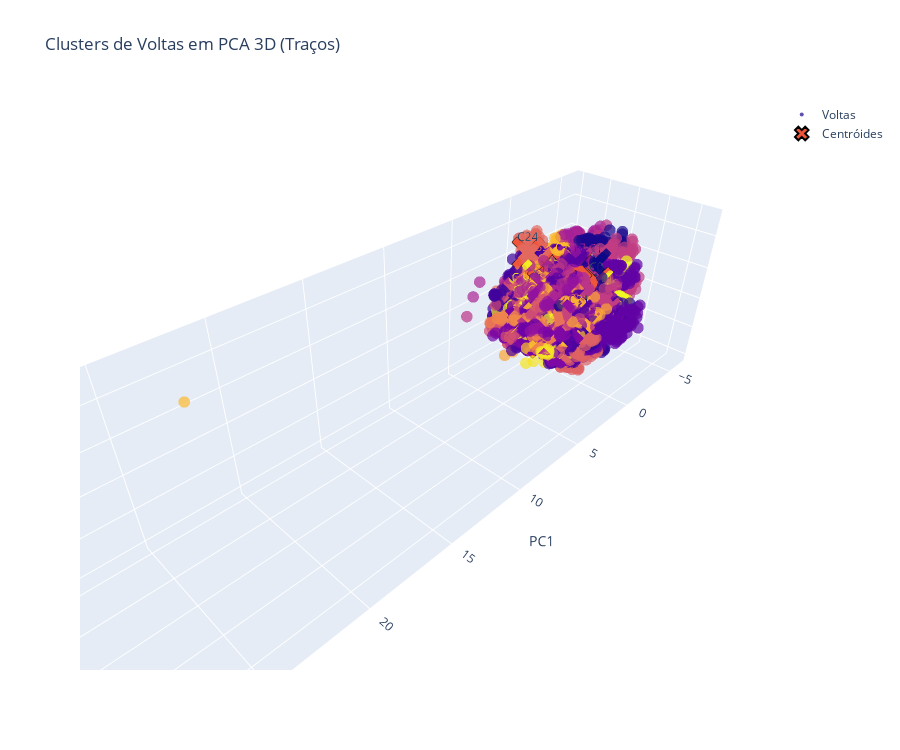

Write notebook code for a chart like this one.
### Markdown cell above
## PCA

### Code cell
from sklearn.preprocessing import StandardScaler
from sklearn.decomposition import PCA
from sklearn.cluster import KMeans
from sklearn.impute import SimpleImputer
from sklearn import metrics 
import time

try:
    print("Iniciando preparação de dados para PCA e Clustering...")
    
    ml_df_full = pd.concat([num_df, cat_dummies], axis=1)

    imputer_num = SimpleImputer(strategy='mean')
    ml_df_imputed_num = imputer_num.fit_transform(ml_df_full[num_cols])
    num_df_imputed = pd.DataFrame(ml_df_imputed_num, columns=num_cols, index=ml_df_full.index)
    ml_df_imputed_analysis = pd.concat([num_df_imputed, cat_dummies], axis=1)
    
    scaler = StandardScaler()
    ml_df_scaled = scaler.fit_transform(ml_df_imputed_analysis)
    
    print(f"Dataset pronto para ML. Shape: {ml_df_scaled.shape}")

    print("\n--- Executando PCA ---")
    pca = PCA()
    pca.fit(ml_df_scaled)
    
    explained_variance_ratio = pca.explained_variance_ratio_
    print(explained_variance_ratio)
    cumulative_variance = np.cumsum(explained_variance_ratio)

    plt.figure(figsize=(10, 6))
    num_components_to_plot = min(50, len(cumulative_variance))
    plt.bar(range(1, num_components_to_plot + 1), explained_variance_ratio[:num_components_to_plot], alpha=0.7, align='center', label='Variância Individual')
    plt.step(range(1, num_components_to_plot + 1), cumulative_variance[:num_components_to_plot], where='mid', label='Variância Acumulada', color='red')
    plt.axhline(y=0.95, color='g', linestyle='--', label='95% da Variância')
    plt.ylabel('Taxa de Variância Explicada'); plt.xlabel('Componentes Principais')
    plt.title('Variância Explicada pelos Componentes Principais'); plt.legend(loc='best')
    plt.grid(True); plt.tight_layout()
    plt.show()

    n_components_95_idx = np.where(cumulative_variance >= 0.95)[0]
    if n_components_95_idx.size > 0:
        n_components_95 = n_components_95_idx[0] + 1
    else:
        n_components_95 = len(cumulative_variance)
        
    print(f"Usando {n_components_95} componentes do PCA para o K-Means.")
    data_pca = pca.transform(ml_df_scaled)[:, :n_components_95]

    print("\n--- Executando Análise de Silhueta para encontrar K ótimo ---")
    lsilhouette = []
    lknumber = range(2, 41)
    
    for k in lknumber:
        kmeans = KMeans(n_clusters=k, n_init=10, random_state=42)
        
        kmeans.fit(data_pca) 
        
        cluster_labels = kmeans.labels_
        
        silhouette_avg = metrics.silhouette_score(data_pca, cluster_labels)
        lsilhouette.append(silhouette_avg)
        
        print(f"Para K = {k}, Score de Silhueta = {silhouette_avg:.4f}")

    plt.figure(figsize=(10, 6))
    plt.plot(lknumber, lsilhouette, marker='o')
    plt.xlabel('Número de Clusters (K)')
    plt.ylabel('Score Médio de Silhueta')
    plt.title('Análise de Silhueta para K Ótimo')
    plt.grid(True)
    plt.show()

    best_k = lknumber[np.argmax(lsilhouette)]
    print(f"K ótimo encontrado (maior score): {best_k}")

    print(f"\n--- Executando K-Means final com {best_k} traços ---")
    
    n_clusters = best_k 
    kmeans = KMeans(n_clusters=n_clusters, random_state=42, n_init=10)
    clusters = kmeans.fit_predict(data_pca)
    
    ml_df_imputed_analysis['Cluster'] = clusters
    
    print("\n--- Centróides dos Traços (Perfil Médio de cada Cluster) ---")
    centroid_cols = num_cols
    centroid_cols_exist = [c for c in centroid_cols if c in ml_df_imputed_analysis.columns]
    
    cluster_centroids = ml_df_imputed_analysis.groupby('Cluster')[centroid_cols_exist].mean()
    display(cluster_centroids.round(2))

    import plotly.graph_objects as go

    data_pca_3d = pca.transform(ml_df_scaled)[:, :3]
    centroids_pca_3d = kmeans.cluster_centers_[:, :3]

    fig = go.Figure()

    fig.add_trace(go.Scatter3d(
    x=data_pca_3d[:, 0],
    y=data_pca_3d[:, 1],
    z=data_pca_3d[:, 2],
    mode='markers',
    marker=dict(
        size=4,
        color=clusters,            
        opacity=0.7
    ),
    text=[f"Cluster {c}" for c in clusters],
    name="Voltas"
    ))

    fig.add_trace(go.Scatter3d(
    x=centroids_pca_3d[:, 0],
    y=centroids_pca_3d[:, 1],
    z=centroids_pca_3d[:, 2],
    mode='markers+text',
    marker=dict(
        size=12,
        symbol='x',
        line=dict(color='black', width=2)
    ),
    text=[f"C{idx}" for idx in range(len(centroids_pca_3d))],
    textposition="top center",
    name="Centróides"
    ))

    fig.update_layout(
    title="Clusters de Voltas em PCA 3D (Traços)",
    scene=dict(
        xaxis_title="PC1",
        yaxis_title="PC2",
        zaxis_title="PC3"
    ),
    width=900,
    height=750
    )

    fig.show()

except NameError as e:
    print(f"ERRO: DataFrame 'laps_with_weather' não foi encontrado ({e}).")
    print("Por favor, execute a célula que carrega e processa os dados de UMA corrida primeiro (a que cria 'laps_with_weather').")
except Exception as e:
    print(f"Ocorreu um erro inesperado: {e}")

### Figure 1 — Plotly figure (JSON) as saved in the notebook; plotly's stock layout.template omitted (floating-point values rounded to 4 significant figures; data arrays with more than 128 entries replaced by an {"elided": "..."} marker saying what was removed)
{"data": [{"marker": {"color": {"elided": "7798 int values"}, "opacity": 0.7, "size": 4}, "mode": "markers", "name": "Voltas", "text": {"elided": "7798 str values"}, "type": "scatter3d", "x": {"elided": "7798 float values"}, "y": {"elided": "7798 float values"}, "z": {"elided": "7798 float values"}}, {"marker": {"line": {"color": "black", "width": 2}, "size": 12, "symbol": "x"}, "mode": "markers+text", "name": "Centróides", "text": ["C0", "C1", "C2", "C3", "C4", "C5", "C6", "C7", "C8", "C9", "C10", "C11", "C12", "C13", "C14", "C15", "C16", "C17", "C18", "C19", "C20", "C21", "C22", "C23", "C24", "C25", "C26", "C27", "C28", "C29", "C30", "C31", "C32", "C33", "C34", "C35", "C36", "C37", "C38", "C39"], "textposition": "top center", "type": "scatter3d", "x": [-1.165, -2.481, -1.099, -1.181, 1.497, 0.7673, -0.01371, -1.735, 0.1105, 1.07, 0.6087, -2.17, 1.718, 0.02537, -0.4498, 2.005, 1.093, -0.4348, -1.53, 0.763, 2.006, 2.106, 1.482, -0.2974, 1.845, 0.5458, 1.156, 1.686, 1.646, -0.6463, 0.258, 0.8565, 0.8617, 1.193, 0.9386, -0.3653, 0.8686, 1.53, 1.471, -1.916], "y": [1.303, 0.2475, 0.02916, 1.224, -2.151, 0.7166, -0.003213, 1.93, -0.4634, -1.186, 0.8357, 0.5979, -0.5314, -0.8449, -0.4479, -0.1826, -0.5679, 0.189, 1.157, 0.7021, -1.359, -1.58, -1.25, 0.3537, -1.526, -0.7543, -0.7822, -1.404, -0.8632, 0.5924, -0.7127, 1.632, -0.7636, -1.204, 0.8372, -1.423, -0.7584, -0.02629, -1.337, 1.334], "z": [1.608, 1.974, -1.422, -0.4622, 0.6425, -1.315, 1.031, -0.4015, -0.3897, -1.034, -0.7575, -0.7643, 0.5368, 2.017, 2.505, 2.132, -0.6397, 2.672, 0.724, 0.09587, 0.316, -0.5881, 1.035, -2.829, 3.548, -0.1431, -0.8619, -1.173, -0.5858, -0.5142, -0.9278, 0.4008, 0.9086, 2.823, -1.026, 1.299, -1.186, -1.757, 0.6269, 0.5274]}], "layout": {"height": 750, "scene": {"xaxis": {"title": {"text": "PC1"}}, "yaxis": {"title": {"text": "PC2"}}, "zaxis": {"title": {"text": "PC3"}}}, "title": {"text": "Clusters de Voltas em PCA 3D (Traços)"}, "width": 900}}
